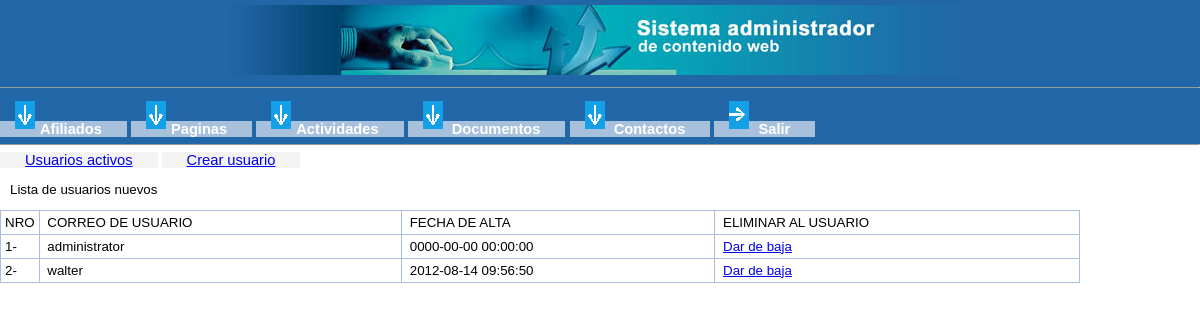
The page /admin/usuario.php (signed in) on the database its author committed.
### tables this page shows
CREATE TABLE IF NOT EXISTS `usuario` (
  `id_usuario` int(11) NOT NULL AUTO_INCREMENT,
  `correo` varchar(50) NOT NULL DEFAULT '',
  `clave` varchar(30) DEFAULT NULL,
  `fecha_alta` datetime NOT NULL DEFAULT '0000-00-00 00:00:00',
  `tipo_usuario` binary(1) NOT NULL DEFAULT '1',
  `estado_usuario` binary(1) NOT NULL DEFAULT '0',
  PRIMARY KEY (`id_usuario`)
);

### admin/usuario.php (the view, shortened to what this page needs)
<?php
require ("funciones.php");
?>
<div id="contenido_admin" style="clear:both;">
<div id="submenu">
<a href="usuario.php">Usuarios activos</a>
<a href="usuario.php?accion=anadir">Crear usuario</a>
</div>
<?php
if (!isset($_GET['accion']) && !isset($_POST['accion'])){
require('config.php');
$buscar="SELECT * FROM usuario WHERE estado_usuario=1";
$resultados = mysql_query($buscar);
echo "<p>Lista de usuarios nuevos</p>";
if($resultados){
echo "<div style='text-align:center;'><table width=\"90%\">\n";
echo "<tr><td width=\"1%\">NRO</td>";
		echo "<td>&nbsp;CORREO DE USUARIO</td>";
		echo "<td>&nbsp;FECHA DE ALTA</td>";
		echo "<td>&nbsp;ELIMINAR AL USUARIO</td>";
		echo "</tr>\n";
	$x = 1;
	while (list($id,$correo,$clave,$fecha,$tipo,$estado) = mysql_fetch_array($resultados)) {
		echo "<tr><td width=\"1%\">".$x."-</td>";
		echo "<td>&nbsp;".$correo."</td>";
		echo "<td>&nbsp;".$fecha."</td>";
		echo "<td>&nbsp;<a href=\"usuario.php?accion=eliminar&id=".$id."\">Dar de baja</a></td>";
		echo "</tr>\n";
		$x++;
	}
	echo "</table></div>\n";
 }
}
?>
</div>
</body>
</html>

### admin/presentacion.css (style rules this page uses)
body { margin:0;background-color:white;font-family:sans-serif,arial;font-size:11pt; }
#submenu a { padding:0 25px 0 25px;background-color:#f3f3f3; }
table { border-collapse:collapse; }
td { font-size:10pt;border:1px #a7c0dc solid;padding:4px; }
p { font-size:10pt;padding:0 10px; }

### rows shown on the page
usuario: correo "administrator", fecha_alta "0000-00-00 00:00:00"
usuario: correo "walter", fecha_alta "2012-08-14 09:56:50"
